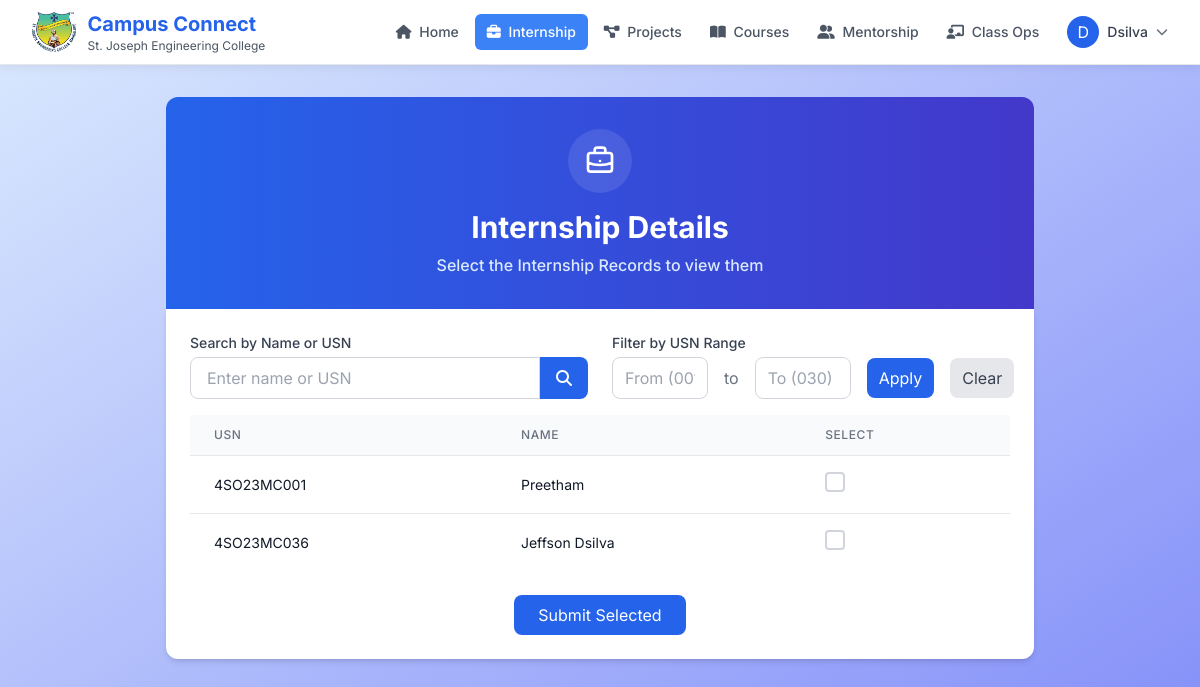
Screenshot of /archive/stubs/ftviewinternship.php (signed in) with the database file from the repository.
### tables this page shows
CREATE TABLE `internship` (
  `id` int(11) NOT NULL,
  `name` varchar(255) NOT NULL,
  `usn` varchar(255) NOT NULL,
  `role` varchar(255) NOT NULL,
  `phone` varchar(20) NOT NULL,
  `location` varchar(255) NOT NULL,
  `start_date` date NOT NULL,
  `end_date` date NOT NULL,
  `languages_used` text NOT NULL,
  `certificate` longblob DEFAULT NULL
);

### archive/stubs/ftviewinternship.php (called while the page is built)
<?php
require_once __DIR__ . '/../../app/modules/internships/ftviewinternship.php';

### app/modules/internships/ftviewinternship.php (the view, shortened to what this page needs)
<?php
require_once __DIR__ . '/../../views/ftheader.php';
$sql = "SELECT i.name, i.usn
        FROM internship i
        JOIN students s ON i.usn = s.usn
        WHERE s.dept_code = ?
        ORDER BY i.usn";
$stmt = $conn->prepare($sql);
$stmt->bind_param("s", $_SESSION['dept_code']);
$stmt->execute();
$result = $stmt->get_result();
if ($result->num_rows > 0) {
    $result->data_seek(0);
}
?>
<!DOCTYPE html>
<html lang="en">
<head>
    <link href="https://cdnjs.cloudflare.com/ajax/libs/font-awesome/6.4.0/css/all.min.css" rel="stylesheet">
    <script src="https://cdn.tailwindcss.com"></script>
    <link rel="stylesheet" href="https://cdn.jsdelivr.net/npm/flatpickr/dist/flatpickr.min.css">
</head>
<body class="bg-gradient-to-br from-blue-100 to-indigo-400">
    <div class="container mx-auto px-4 py-8 w-full lg:w-3/4">
        <div class="bg-gradient-to-r from-blue-600 to-indigo-700 p-8 text-center rounded-t-xl">
            <div class="inline-flex items-center justify-center w-16 h-16 bg-white/10 rounded-full mb-4">
            </div>
            <h1 class="text-3xl font-bold text-white mb-2">Internship Details</h1>
            <p class="text-blue-100 font-medium">Select the Internship Records to view them</p>
        </div>
        <div class="bg-white rounded-b-xl shadow-md overflow-hidden p-6">
            <div class="grid grid-cols-1 md:grid-cols-2 gap-6 mb-4">
                <div>
                    <label class="block text-sm font-medium text-gray-700 mb-1">Search by Name or USN</label>
                    <div class="flex">
                        <input type="text" id="searchInput" placeholder="Enter name or USN"
                            class="flex-grow px-4 py-2 border border-gray-300 rounded-l-lg focus:ring-2 focus:ring-blue-500 focus:border-blue-500">
                        <button type="button" onclick="filterTable()"
                            class="px-4 py-2 bg-blue-600 text-white rounded-r-lg hover:bg-blue-700 transition-colors">
                            <i class="fas fa-search"></i>
                        </button>
                    </div>
                </div>
                <div>
                    <label class="block text-sm font-medium text-gray-700 mb-1">Filter by USN Range</label>
                    <div class="flex items-center space-x-4">
                        <input type="text" id="usnMin" placeholder="From (001)"
                            class="w-24 px-3 py-2 border border-gray-300 rounded-lg focus:ring-2 focus:ring-blue-500 focus:border-blue-500"
                            oninput="validateUsnInput(this)">
                        <span class="text-gray-500">to</span>
                        <input type="text" id="usnMax" placeholder="To (030)"
                            class="w-24 px-3 py-2 border border-gray-300 rounded-lg focus:ring-2 focus:ring-blue-500 focus:border-blue-500"
                            oninput="validateUsnInput(this)">
                        <button type="button" onclick="applyUsnRangeFilter()"
                            class="px-3 py-2 bg-blue-600 text-white rounded-lg hover:bg-blue-700 transition-colors">
                            Apply
                        </button>
                        <button type="button" onclick="clearUsnRangeFilter()"
                            class="px-3 py-2 bg-gray-200 text-gray-700 rounded-lg hover:bg-gray-300 transition-colors">
                            Clear
                        </button>
                    </div>
                </div>
            </div>
            <form id="checkboxForm" action="ftinternship.php" method="POST" onsubmit="saveSelections()">
                <div class="overflow-x-auto relative">
                    <table id="internshipTable" class="min-w-full divide-y divide-gray-200">
                        <thead class="bg-gray-50">
                            <tr>
                                <th scope="col"
                                    class="px-6 py-3 text-left text-xs font-medium text-gray-500 uppercase tracking-wider">
                                    USN</th>
                                <th scope="col"
                                    class="px-6 py-3 text-left text-xs font-medium text-gray-500 uppercase tracking-wider">
                                    Name</th>
                                <th scope="col"
                                    class="px-6 py-3 text-left text-xs font-medium text-gray-500 uppercase tracking-wider">
                                    Select</th>
                            </tr>
                        </thead>
                        <tbody class="bg-white divide-y divide-gray-200">
                            <?php
                            if ($result->num_rows > 0) {
                                while ($row = $result->fetch_assoc()) {
                                    echo "<tr class='hover:bg-gray-50 hover:cursor-pointer'>
                                            <td class='px-6 py-4 whitespace-nowrap text-sm text-gray-900 usn-cell'>" . htmlspecialchars($row["usn"]) . "</td>
                                            <td class='px-6 py-4 whitespace-nowrap text-sm text-gray-900'>" . htmlspecialchars($row["name"]) . "</td>
                                            <td class='px-6 py-4 whitespace-nowrap text-sm text-gray-900'>
                                                <label class='checkbox-container hover:cursor-pointer'>
                                                    <input type='checkbox' name='selected_data[]' value='" . htmlspecialchars($row["usn"]) . "|" . htmlspecialchars($row["name"]) . "' class='checkbox'>
                                                    <span class='checkmark'></span>
                                                </label>
                                            </td>
                                          </tr>";
                                }
                            } else {
                                echo "<tr><td colspan='3' class='px-6 py-4 text-center text-sm text-gray-500'>No records found in your department</td></tr>";
                            }
                            ?>
                        </tbody>
                    </table>
                </div>
                <div class="flex items-center justify-center">
                    <button type="submit"
                        class="mt-6 w-full sm:w-auto px-6 py-2 bg-blue-600 text-white rounded-lg hover:bg-blue-700 transition-colors focus:outline-none focus:ring-2 focus:ring-blue-500 focus:ring-offset-2">
                        Submit Selected
                    </button>
                </div>
            </form>
        </div>
    </div>
</body>
</html>

### app/views/ftheader.php (style rules this page uses)
body { font-family: 'Inter', sans-serif; }

### app/modules/internships/ftviewinternship.php (style rules this page uses)
.checkbox-container { position: relative; display: inline-block; }
.checkmark { display: inline-block; width: 20px; height: 20px; background-color: white; border: 2px solid #d1d5db; border-radius: 4px; transition: all 0.2s; }
.checkmark:after { content: "✓"; position: absolute; display: none; color: white; font-weight: bold; left: 50%; top: 50%; transform: translate(-50%, -50%); font-size: 14px; }

### rows the page displays
internship: usn "4SO23MC001", name "Preetham"
internship: usn "4SO23MC036", name "Jeffson Dsilva"

### other values shown
$initial "D"
explode(' ', $facultyName)[1] "Dsilva"
